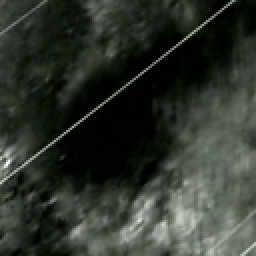
%> input picture 4_LOCAL_BINARY_PATTERN (LBP)/IR_TV_0001.bmp, 128 x 128 px (shown 2 times larger); its folder holds only this picture in this run
$ octave mainLBP.m   (GNU Octave 9; MATLAB toolbox functions it lacks are replaced by stand-ins)
%> lines starting %> are read from the running program, lines starting %| are printed output that depends on the picture
### 4_LOCAL_BINARY_PATTERN (LBP)/prepLBP.m
function [globalYLBP] = prepLBP(VeriValue)

         veri = VeriValue;

%%%%%%%% GAUSSIAN SMOOTHING TO Y COMPONENT %%%%%%%%

         h = fspecial('gaussian',[3 3]);
         yf = imfilter(veri,h);

%%%%%%%% Y COMPONENT NORMALIZATION %%%%%%%%

         mindata = double(min(min(yf)));
         maxdata = double(max(max(yf)));
         normalised = double((double(yf)-mindata)/double((maxdata)-mindata));

         globalYLBP = normalised;

end

### 4_LOCAL_BINARY_PATTERN (LBP)/extractLBPFeatures.m
function [LBP] = extractLBPFeatures(globalYLBP,ii)

         k = ii;
         directoryres = dir(strcat('IR*.bmp'));
         resAd = directoryres(k).name;

         [patchSizer, patchSizec]=size(globalYLBP);

%%%%%%%% LBP FEATURE EXTRACTION %%%%%%%

         veriY = globalYLBP;
         E = 1;
         R = 2*E + 1;
         T = round(R/2);
         veriY = uint8(veriY);
         rm = size(veriY,1)-R+1;
         cm = size(veriY,2)-R+1;
         LBP = zeros(rm, cm);

         for i = 1:rm
            for j = 1:cm
                A = veriY(i:i+R-1, j:j+R-1);
                A = A+1-A(T,T);
                A(A>0) = 1;
                LBP(i,j) = A(T,R) + A(R,R)*2 + A(R,T)*4 + A(R,1)*8 + A(T,1)*16 + A(1,1)*32 + A(1,T)*64 + A(1,R)*128;
            end;
         end;

         LBP = uint8(imresize(LBP,[patchSizer patchSizec]));
         [p11,~] = size(LBP);

%%%%%%%% FEATURE SAVING %%%%%%%

         x = (LBP(1,:));

         for ipt = 2:p11
             b = (LBP(ipt,:));
             x = [x, b];
         end

         filename = sprintf('%s_%s%d%s%d.mat', resAd(1:end-4),'LBPC',patchSizer,'x',patchSizec);
         save(filename,'x')

end

### 4_LOCAL_BINARY_PATTERN (LBP)/concatLBPFeatures.m
function [LBPC64,LBPC32,LBPC16] = concatLBPFeatures(LBPvariable1,LBPvariable2,LBPvariable3,Size)

         p = Size;

%%%%%%%% 64x64 %%%%%%%%

         LBP64 = LBPvariable1;
         LBPCx64 = load(LBP64(1).name);
         LBPCx64 = LBPCx64.x;

         for i = 2:p
             LBPCy64 = load(LBP64(i).name);
             LBPCy64 = LBPCy64.x;
             LBPCx64 = [LBPCx64; LBPCy64];
             i
         end

         LBPC64 = LBPCx64;
         LBPC64(isinf(LBPC64))=0;

         save('Birlesik_IR_LBP64x64.mat','LBPC64');

%%%%%%%% 32x32 %%%%%%%%

         LBP32 = LBPvariable2;
         LBPCx32 = load(LBP32(1).name);
         LBPCx32 = LBPCx32.x;

         for i = 2:p
             LBPCy32 = load(LBP32(i).name);
             LBPCy32 = LBPCy32.x;
             LBPCx32 = [LBPCx32; LBPCy32];
             i
         end

         LBPC32 = LBPCx32;
         LBPC32(isinf(LBPC32))=0;

         save('Birlesik_IR_LBP32x32.mat','LBPC32');

%%%%%%%% 16x16 %%%%%%%%

         LBP16 = LBPvariable3;
         LBPCx16 = load(LBP16(1).name);
         LBPCx16 = LBPCx16.x;

         for i = 2:p
             LBPCy16 = load(LBP16(i).name);
             LBPCy16 = LBPCy16.x;
             LBPCx16 = [LBPCx16; LBPCy16];
             i
         end

         LBPC16 = LBPCx16;
         LBPC16(isinf(LBPC16))=0;

         save('Birlesik_IR_LBP16x16.mat','LBPC16');

end

### 4_LOCAL_BINARY_PATTERN (LBP)/mainLBP.m
clear all;
close all;
clc;

%%% SELECT IMAGE DATABASE %%%

    directoryres = dir(strcat('IR*.bmp'));
    [p, r] = size(directoryres);

    xa = 0;
    t = 0;

    imageSize = 16; %% Start dimension %%

for t = 0:2
    t = t+1;

    if  t == 3
        t = t-1;
    end

    imageSize = imageSize*t;

    for ii = 1:p

%%%%%%% READ IMAGE %%%%%%%

        resAd = directoryres(ii).name;      % resmin adi aliniyor
        veri = rgb2ycbcr(imread(resAd));
%> veri: size 128x128x3 uint8; mean of channels 1, 2, 3 59.3, 125.2, 126.1
        veri = veri(:,:,1);
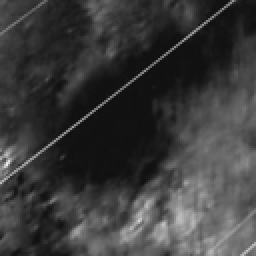
%> veri: size 128x128 uint8 (shown 2 times larger); min 16, max 233, mean 59.3

%%%%%%% IMAGE RESIZE %%%%%%%

        veri = imresize(veri,[imageSize imageSize]);

%%%%%%% PREPROCESSING %%%%%%%

        [globalYLBP] = prepLBP(veri);
%> in prepLBP, `mindata = double(min(min(yf)));`: mindata = 17
%> in prepLBP, `maxdata = double(max(max(yf)));`: maxdata = 151

%%%%%%% FEATURE EXTRACTION %%%%%%%

        [LBP] = extractLBPFeatures(globalYLBP,ii);
%> after the loop in extractLBPFeatures, `for i = 1:rm`: A = [1 1 1; 1 1 1; 1 1 1]
%> in extractLBPFeatures, `[p11,~] = size(LBP);`: p11 = 16
%> in extractLBPFeatures, `x = (LBP(1,:));`: x = [255 255 255 255 255 255 255 255 255 255 255 255 255 255 255 255]
%> the loop in extractLBPFeatures, `for ipt = 2:p11` made 15 passes
%> after the loop in extractLBPFeatures, `for ipt = 2:p11`: x = 256 values, max 255 at index 1, min 1 at index 112, mean 240.3

        ii
    end

end

%%% FEATURE CONCATENATION %%%

    LBP64 = dir('*LBPC64x64.mat');
    LBP32 = dir('*LBPC32x32.mat');
    LBP16 = dir('*LBPC16x16.mat');

    [LBPC64,LBPC32,LBPC16] = concatLBPFeatures(LBP64,LBP32,LBP16,p);
%> the run ends on the next line
